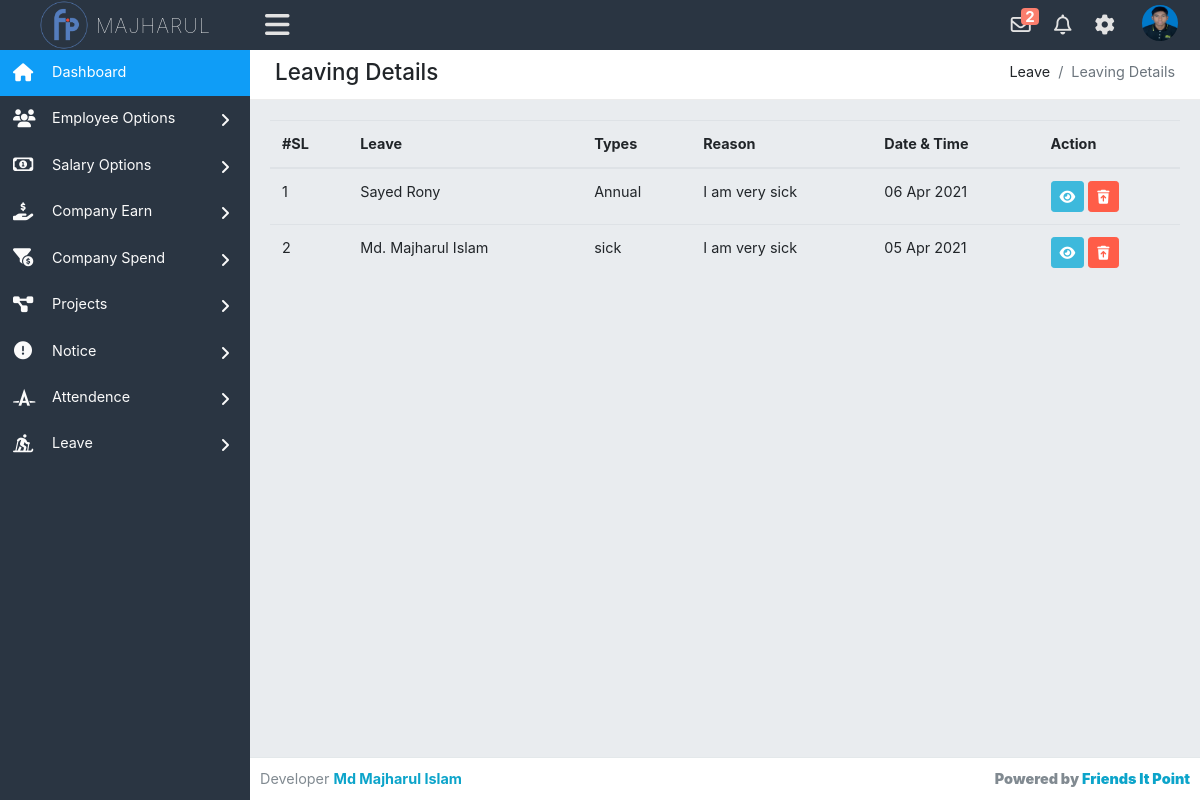
The page /admin/leavingDetails.php (signed in) on the database its author committed.
### tables this page shows
CREATE TABLE `leaving` (
  `left_id` int(100) NOT NULL,
  `left_emp` varchar(100) NOT NULL,
  `left_empid` int(50) NOT NULL,
  `company` varchar(100) NOT NULL,
  `left_report` varchar(100) NOT NULL,
  `left_day` int(50) NOT NULL,
  `left_from` varchar(20) NOT NULL,
  `left_to` varchar(20) NOT NULL,
  `left_desc` varchar(255) NOT NULL,
  `left_reason` varchar(100) NOT NULL,
  `app_sign` varchar(100) NOT NULL,
  `app_date` varchar(20) NOT NULL,
  `left_accept` varchar(50) NOT NULL,
  `approve_by` varchar(100) NOT NULL,
  `approve_date` varchar(20) NOT NULL,
  `approval` int(2) NOT NULL
);

### admin/leavingDetails.php (the view, shortened to what this page needs)
<?php require_once('header.php'); ?>
<div class="row">
    <div class="col-xl-12">
        <div class="breadcrumb-holder">
            <h1 class="main-title float-left">Leaving Details</h1>
            <ol class="breadcrumb float-right">
                <li class="breadcrumb-item">Leave</li>
                <li class="breadcrumb-item active">Leaving Details</li>
            </ol>
            <div class="clearfix"></div>
        </div>
    </div>
</div>
<div class="row">
	<div class="col-md-12">
   		<div class="table-responsive">
			<table class="table">
			  <thead>
			    <th>#SL</th>
			    <th>Leave</th>
			    <th>Types</th>
			    <th>Reason</th>
			    <th>Date & Time</th>
			    <th>Action</th>
			  </thead>
			  <tbody>
			    <?php
			        $stm  = $pdo->prepare('SELECT * FROM leaving ORDER BY app_date DESC');
			        $stm->execute();
			        $result = $stm->fetchAll(PDO::FETCH_ASSOC);
			        $sl = 1;
			        foreach ($result as $row) :
			     ?>
			    <tr>
			      <td><?php echo $sl;$sl++; ?></td>
			      <td><?php echo $row['left_emp']; ?></td>
			      <td><?php echo $row['left_reason']; ?></td>
			      <td>
			        <?php
			            $long_desc = explode(" ", $row['left_desc']);
			            $short = array_slice($long_desc,0,10);
			            $final_desc = implode(" ",$short);
			            echo $final_desc;
			         ?>
			      </td>
			      <td>
			        <?php
			            $apply_date = $row['app_date'];
			            $day = substr($apply_date,8,2);
			            $month = substr($apply_date,5,2);
			            $year = substr($apply_date,0,4);
			            if($month == '04') { $month = 'Apr';}
			            echo $day." ".$month." ".$year;
			         ?>
			      </td>
			      <td>
			        <a class="btn btn-sm btn-info" data-fancybox data-src="#hidden-content<?php echo $row['left_id'];?>" href="javascript:;<?php echo $row['left_id'];?>"><i class="fas fa-eye"></i></a>
		  <a class="btn btn-sm btn-danger" onclick="return confirm('Are you sure delete this data?')" href="leaving-details.php?delId=<?php echo $row['left_id'];?>"><i class="fas fa-trash-restore"></i></a>
          </td>
        </tr>
      <?php endforeach; ?>
      </tbody>
    </table>
  </div>
	</div>
</div>
<?php require_once('footer.php'); ?>

### admin/header.php (shortened to what this page needs)
<?php require_once('../config.php'); ?>
<!DOCTYPE html>
<html lang="en">
<head>
    <link href="../assets/css/bootstrap.min.css" rel="stylesheet" type="text/css" />
    <link href="../assets/font-awesome/css/all.css" rel="stylesheet" type="text/css" />
    <link rel="stylesheet" href="../fancybox-master/dist/jquery.fancybox.min.css">
    <link rel="stylesheet" href="../livedatetime/clock.css">
    <link rel="stylesheet" href="../livedatetime/calendar.css">
    <link href='https://netdna.bootstrapcdn.com/font-awesome/3.2.1/css/font-awesome.css' rel='stylesheet' type='text/css'>
    <link rel="stylesheet" type="text/css" href="../assets/css/dataTables.bootstrap.min.css" />
    <link rel="stylesheet" type="text/css" href="../assets/plugins/datatables/datatables.min.css" />
    <link href="../assets/css/style.css" rel="stylesheet" type="text/css" />
</head>
<body class="adminbody">
    <div id="main">
        <div class="headerbar">
            <?php
                $stm = $pdo->prepare('SELECT * FROM admin_info WHERE admin_id=?');
                $stm->execute(array($_SESSION['logged_in']));
                $rslt = $stm->fetchAll(PDO::FETCH_ASSOC);
                foreach($rslt as $row) :
            ?>
            <div class="headerbar-left">
                <a href="index.php" class="logo">
                    <img alt="Logo" src="../assets/images/logo.png" />
                    <span><?php echo $row['admin_name']; ?></span>
                </a>
            </div>
            <nav class="navbar-custom">
                <ul class="list-inline float-right mb-0">
                    <li class="list-inline-item dropdown notif">
                        <a class="nav-link dropdown-toggle arrow-none" data-toggle="dropdown" href="#" aria-haspopup="false" aria-expanded="false">
                            <i class="far fa-envelope"></i>
                            <?php
                                $notify_s = $pdo->prepare('SELECT * FROM notification WHERE type=? AND status=? ORDER BY date DESC');
                                $notify_s->execute(array('salary','unread'));
                                $notify_result = $notify_s->fetchAll(PDO::FETCH_ASSOC);
                                if(count($notify_result) > 0 ) :
                             ?>
                            <span class="mycounter"><?php echo count($notify_result); ?></span>
                            <?php endif; ?>
                        </a>
                    </li>
                    <li class="list-inline-item dropdown notif">
                        <a class="nav-link dropdown-toggle arrow-none" data-toggle="dropdown" href="#" aria-haspopup="false" aria-expanded="false">
                            <i class="far fa-bell"></i>
                        </a>
                    </li>
                    <li class="list-inline-item dropdown notif">
                        <a class="nav-link dropdown-toggle arrow-none" data-toggle="dropdown" href="#" aria-haspopup="false" aria-expanded="false">
                            <i class="fas fa-cog"></i>
                        </a>
                    </li>
                    <li class="list-inline-item dropdown notif">
                        <a class="nav-link dropdown-toggle nav-user" data-toggle="dropdown" href="#" aria-haspopup="false" aria-expanded="false">
                            <?php if($row['admin_pic'] != 'avatar') : ?>
                            <img src="../uploads/<?php echo $row['admin_pic']; ?>" alt="Profile image" class="avatar-rounded">
                            <?php else : ?>
                            <img src="../assets/images/avatars/admin.png" alt="Profile image" class="avatar-rounded">
                        </a>
                        <?php endif; endforeach; ?>
                    </li>
                </ul>
                <ul class="list-inline menu-left mb-0">
                    <li class="float-left">
                        <button class="button-menu-mobile open-left">
                            <i class="fas fa-bars"></i>
                        </button>
                    </li>
                </ul>
            </nav>
        </div>
        <div class="left main-sidebar">
            <div class="sidebar-inner leftscroll">
                <div id="sidebar-menu">
                    <ul>
                        <li class="submenu">
                            <a class="active" href="index.php">
                                <i class="fas fa-home"></i>
                                <span> Dashboard </span>
                            </a>
                        </li>
                        <li class="submenu">
                            <a id="tables" href="#">
                                <i class="fas fa-users"></i>
                                <span> Employee Options </span>
                                <span class="menu-arrow"></span>
                            </a>
                        </li>
                        <li class="submenu">
                            <a id="tables" href="#">
                                <i class="far fa-money-bill-alt"></i>
                                <span> Salary Options </span>
                                <span class="menu-arrow"></span>
                            </a>
                        </li>
                        <li class="submenu">
                            <a id="tables" href="#">
                                <i class="fas fa-hand-holding-usd"></i>
                                <span> Company Earn </span>
                                <span class="menu-arrow"></span>
                            </a>
                        </li>
                        <li class="submenu">
                            <a id="tables" href="#">
                                <i class="fas fa-funnel-dollar"></i>
                                <span> Company Spend </span>
                                <span class="menu-arrow"></span>
                            </a>
                        </li>
                        <li class="submenu">
                            <a id="tables" href="#">
                                <i class="fas fa-project-diagram"></i>
                                <span> Projects </span>
                                <span class="menu-arrow"></span>
                            </a>
                        </li>
                        <li class="submenu">
                            <a id="tables" href="#">
                                <i class="fas fa-exclamation-circle"></i>
                                <span> Notice </span>
                                <span class="menu-arrow"></span>
                            </a>
                        </li>
                        <li class="submenu">
                            <a id="tables" href="#">
                                <i class="fab fa-autoprefixer"></i>
                                <span> Attendence </span>
                                <span class="menu-arrow"></span>
                            </a>
                        </li>
                        <li class="submenu">
                            <a id="tables" href="#">
                                <i class="fas fa-skiing-nordic"></i>
                                <span> Leave </span>
                                <span class="menu-arrow"></span>
                            </a>
                        </li>
                    </ul>
                </div>
            </div>
        </div>
        <div class="content-page">
            <div class="content">
                <div class="container-fluid">

### livedatetime/clock.css (style rules this page uses)
* { margin: 0; padding: 0; box-sizing: border-box; }

### rows shown on the page
leaving: left_emp "Sayed Rony", left_reason "Annual", left_desc "I am very sick", app_date "06", app_date "Apr", app_date "2021"
leaving: left_emp "Md. Majharul Islam", left_reason "sick", left_desc "I am very sick", app_date "05", app_date "Apr", app_date "2021"

### other values the page prints
$row['admin_name'] "MAJHARUL"
count($notify_result) "2"
